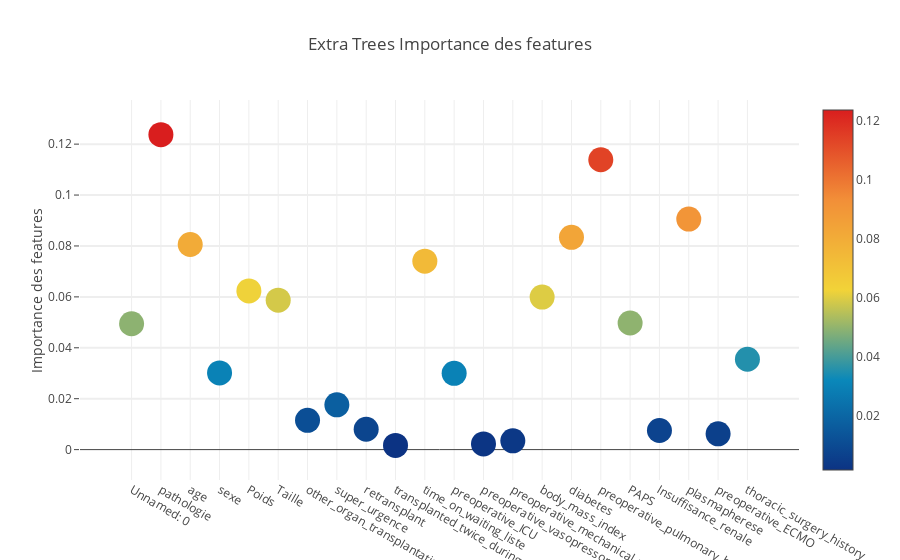

Write notebook code for a chart like this one.
### Markdown cell above
## Extra Trees

### Code cell
trace = go.Scatter(
    y = feature_dataframe['Extra Trees Importance des features'].values,
    x = feature_dataframe['features'].values,
    mode='markers',
    marker=dict(
        sizemode = 'diameter',
        sizeref = 1,
        size = 25,
        color = feature_dataframe['Extra Trees Importance des features'].values,
        colorscale='Portland',
        showscale=True
    ),
    text = feature_dataframe['features'].values
)
data = [trace]

layout= go.Layout(
    autosize= True,
    title= 'Extra Trees Importance des features',
    hovermode= 'closest',

    yaxis=dict(
        title= 'Importance des features',
        ticklen= 5,
        gridwidth= 2
    ),
    showlegend= False
)
fig = go.Figure(data=data, layout=layout)
py.iplot(fig,filename='scatter2010')

### Figure 1 — Plotly figure (JSON) as saved in the notebook; plotly's stock layout.template omitted (floating-point values rounded to 4 significant figures)
{"data": [{"marker": {"color": [0.04943, 0.1237, 0.08058, 0.03012, 0.06233, 0.0587, 0.0115, 0.01761, 0.007992, 0.001667, 0.07402, 0.02996, 0.002222, 0.003467, 0.05993, 0.08339, 0.1139, 0.04973, 0.007518, 0.09055, 0.006191, 0.0355], "colorscale": "Portland", "showscale": true, "size": 25, "sizemode": "diameter", "sizeref": 1}, "mode": "markers", "text": ["Unnamed: 0", "pathologie", "age", "sexe", "Poids", "Taille", "other_organ_transplantation", "super_urgence", "retransplant", "transplanted_twice_during_study_period", "time_on_waiting_liste", "preoperative_ICU", "preoperative_vasopressor", "preoperative_mechanical_ventilation", "body_mass_index", "diabetes", "preoperative_pulmonary_hypertension", "PAPS", "Insuffisance_renale", "plasmapherese", "preoperative_ECMO", "thoracic_surgery_history"], "type": "scatter", "uid": "da6a08a8-e5c1-11e8-be51-87e74ea61965", "x": ["Unnamed: 0", "pathologie", "age", "sexe", "Poids", "Taille", "other_organ_transplantation", "super_urgence", "retransplant", "transplanted_twice_during_study_period", "time_on_waiting_liste", "preoperative_ICU", "preoperative_vasopressor", "preoperative_mechanical_ventilation", "body_mass_index", "diabetes", "preoperative_pulmonary_hypertension", "PAPS", "Insuffisance_renale", "plasmapherese", "preoperative_ECMO", "thoracic_surgery_history"], "y": [0.04943, 0.1237, 0.08058, 0.03012, 0.06233, 0.0587, 0.0115, 0.01761, 0.007992, 0.001667, 0.07402, 0.02996, 0.002222, 0.003467, 0.05993, 0.08339, 0.1139, 0.04973, 0.007518, 0.09055, 0.006191, 0.0355]}], "layout": {"autosize": true, "hovermode": "closest", "showlegend": false, "title": "Extra Trees Importance des features", "yaxis": {"gridwidth": 2, "ticklen": 5, "title": "Importance des features"}}}
